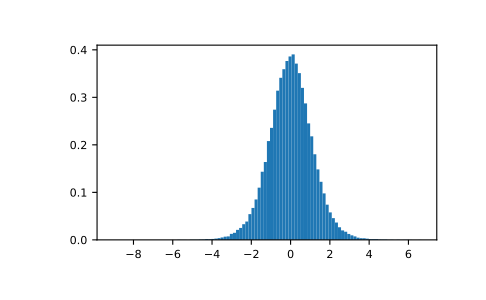

This chart was generated by the following Python code:
# From Dalgaard page 83 [R393394]_, suppose the daily energy intake for 11
# women in Kj is:

intake = np.array([5260., 5470, 5640, 6180, 6390, 6515, 6805, 7515, \
                   7515, 8230, 8770])

# Does their energy intake deviate systematically from the recommended
# value of 7725 kJ?

# We have 10 degrees of freedom, so is the sample mean within 95% of the
# recommended value?

s = np.random.standard_t(10, size=100000)
np.mean(intake)
# 6753.636363636364
intake.std(ddof=1)
# 1142.1232221373727

# Calculate the t statistic, setting the ddof parameter to the unbiased
# value so the divisor in the standard deviation will be degrees of
# freedom, N-1.

t = (np.mean(intake)-7725)/(intake.std(ddof=1)/np.sqrt(len(intake)))
import matplotlib.pyplot as plt
h = plt.hist(s, bins=100, normed=True)

# For a one-sided t-test, how far out in the distribution does the t
# statistic appear?

np.sum(s<t) / float(len(s))
# 0.0090699999999999999  #random

# So the p-value is about 0.009, which says the null hypothesis has a
# probability of about 99% of being true.
